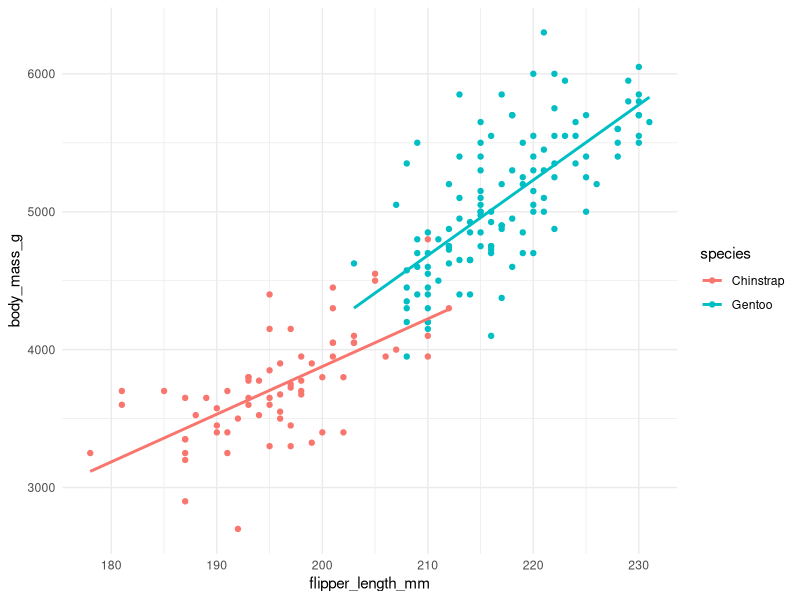
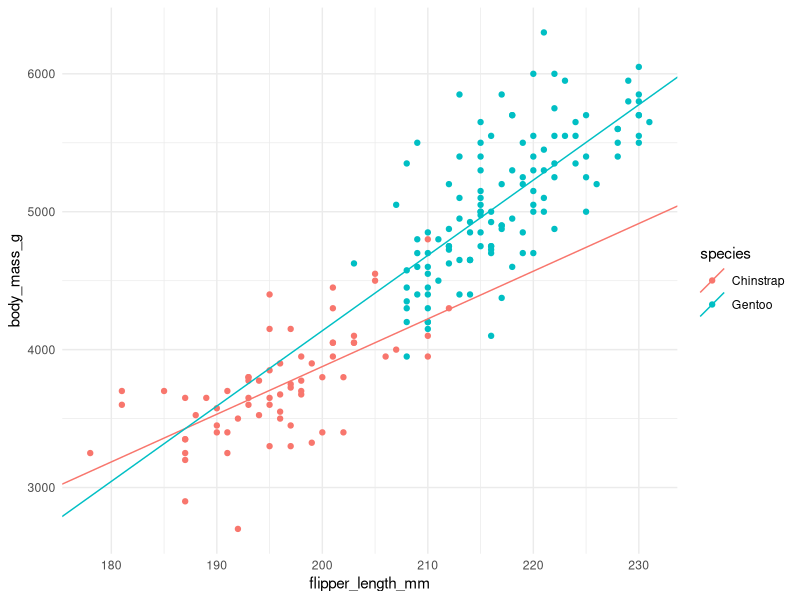

Recreate these plots in R, in order.
## ---- chunk 1
#| message: false
#| warning: false
library(conflicted)  
library(tidyverse)
library(modeldata)
conflict_prefer("filter", "dplyr")
conflict_prefer("lag", "dplyr")
theme_set(theme_minimal()) #set preferred theme for plots
## ---- chunk 2
data("penguins")
penguins_sm <- filter(penguins, species != "Adelie", !is.na(body_mass_g))
view(penguins_sm)
glimpse(penguins_sm)
## ---- chunk 3
#| message: false
ggplot(penguins_sm, aes(x = flipper_length_mm, 
                       y = body_mass_g,
                       col=species))+
  geom_point()+
  geom_smooth(method = "lm", se = FALSE)
## ---- chunk 4
model <- lm(body_mass_g ~ flipper_length_mm * species, 
            data = penguins_sm)
summary(model)
## ---- chunk 5
ggplot(penguins_sm, aes(x = flipper_length_mm, 
                       y = body_mass_g,
                       col=species))+
  geom_point()+
  geom_abline(aes(intercept = -3037.196, slope = 34.573, col="Chinstrap"))+
  geom_abline(aes(intercept = -3037.196-3750.085, slope = 34.573+20.049, col="Gentoo"))
